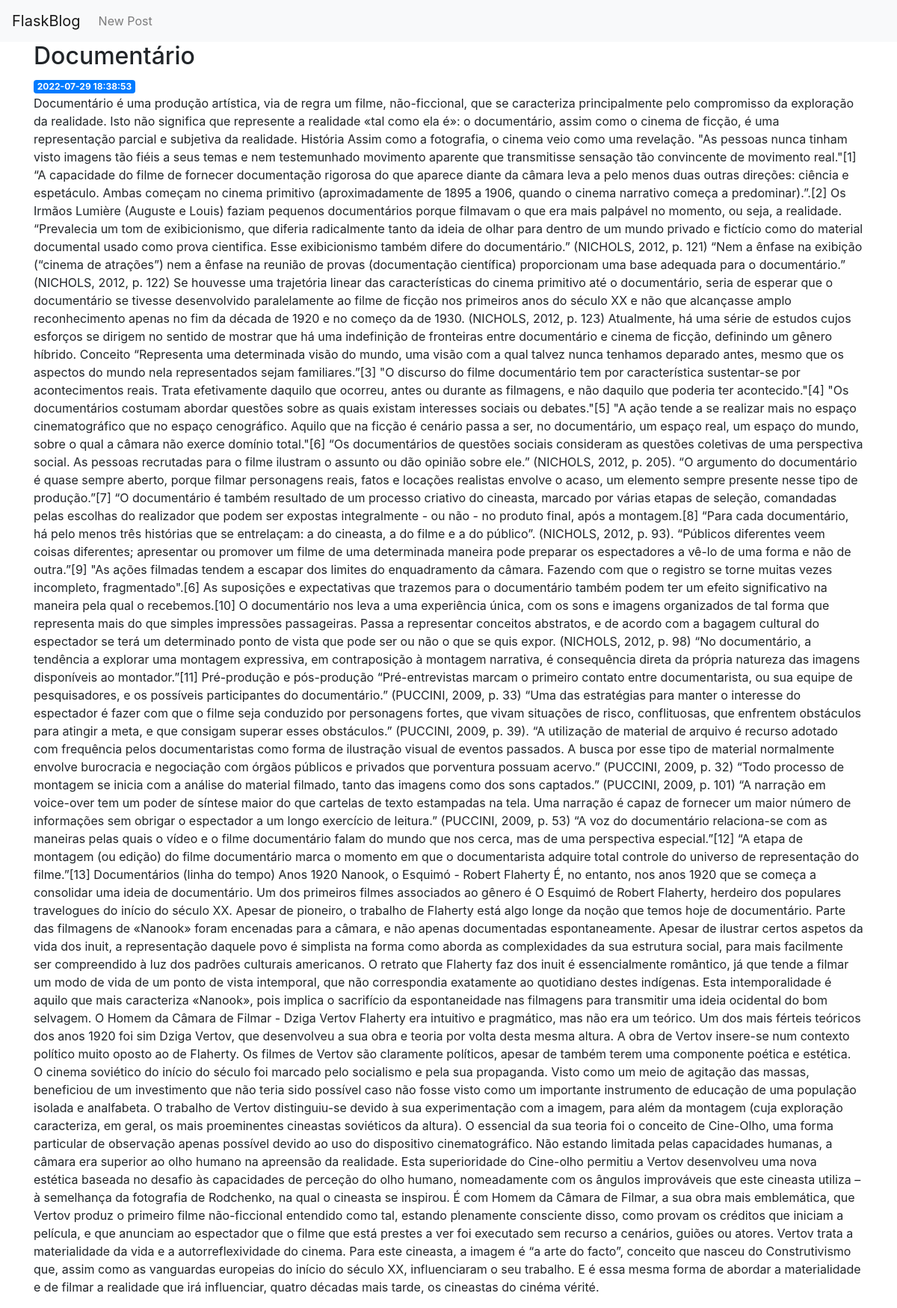
/4, run on the app's committed database.
### tables this page shows
CREATE TABLE posts (
    id INTEGER PRIMARY KEY AUTOINCREMENT,
    created TIMESTAMP NOT NULL DEFAULT CURRENT_TIMESTAMP,
    title TEXT NOT NULL,
    content TEXT NOT NULL
);

### app.py (the view)
@app.route('/<int:post_id>')
def post(post_id):
    post = get_post(post_id)
    return render_template('post.html', post=post)

### app.py (called while the page is built)
def get_db_connection():
    conn = sqlite3.connect('database.db')
    conn.row_factory = sqlite3.Row
    return conn

def get_post(post_id):
    conn = get_db_connection()
    post = conn.execute('SELECT * FROM posts WHERE id = ?', (post_id,)).fetchone()
    conn.close
    if post is None:
        abort(404)
    return post

### templates/post.html
{% extends 'base.html' %}
{% block content %}
    <h2>{% block title %} {{ post['title'] }} {% endblock %}</h2>
    <span class="badge badge-primary">{{ post['created'] }}</span>
    <p>{{ post['content'] }}</p>
{% endblock %}

### data on the page
posts: title "Documentário", created "2022-07-29 18:38:53", content "Documentário é uma produção artística, via de regra um filme, não-ficcional, que se caracteriza principalmente pelo compromisso da exploração da realidade. Isto não significa que represente a realidade «tal como ela é»: o documentário, assim como o cinema de ficção, é uma representação parcial e subjetiva da realidade. História Assim como a fotografia, o cinema veio como uma revelação. \"As pessoas nunca tinham visto imagens tão fiéis a seus temas e nem testemunhado movimento aparente que transmitisse sensação tão convincente de movimento real.\"[1] “A capacidade do filme de fornecer documentação rigorosa do que aparece diante da câmara leva a pelo menos duas outras direções: ciência e…"
